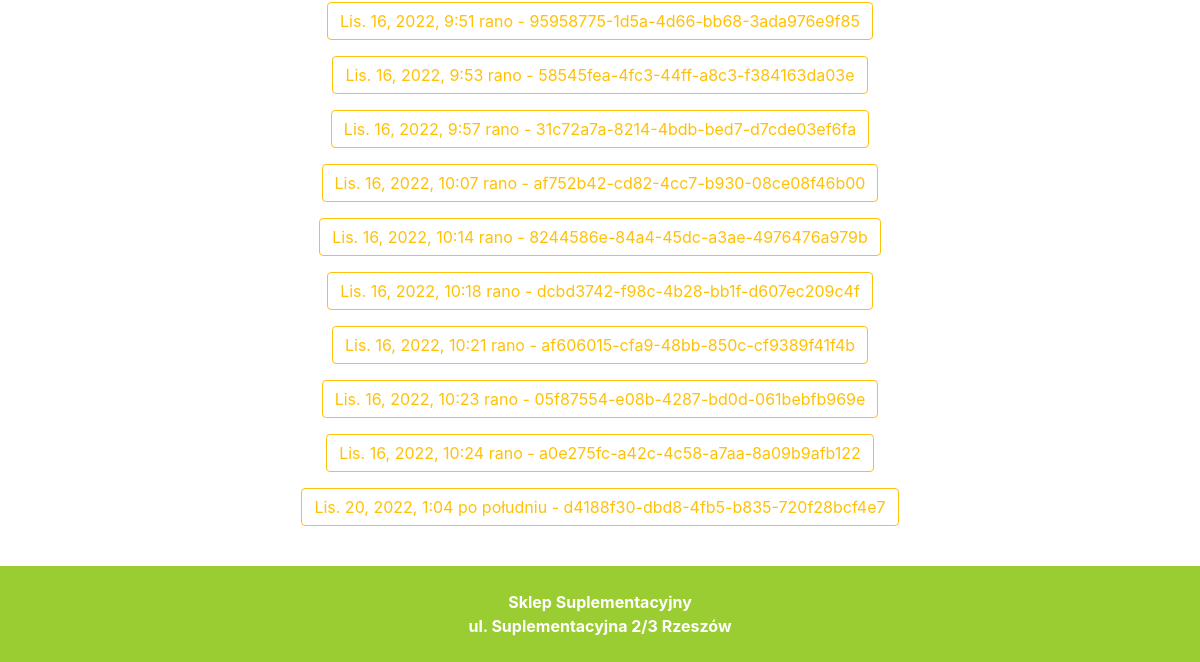
/historia_zamowien/ (signed in, lower part), run on an earlier commit of the app's database.
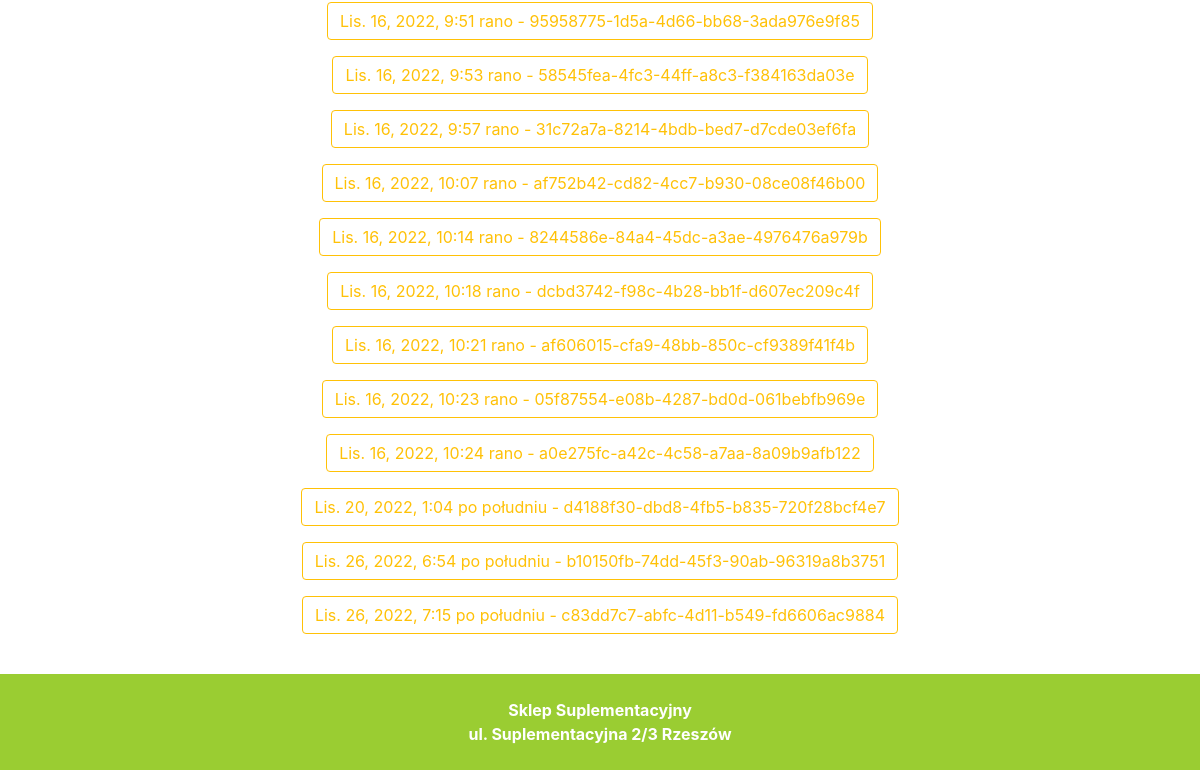
And on a later commit of the database.
### Main/models.py (models this page shows, shortened)
class Zamowienie(models.Model):
    id = models.UUIDField(default=uuid.uuid4, primary_key=True)
    imie = models.CharField(max_length=50)
    nazwisko = models.CharField(max_length=50)
    numer_telefonu = models.CharField(max_length=12)
    miasto = models.CharField(max_length=50)
    kod_pocztowy = models.CharField(max_length=50)
    koszyk = models.ForeignKey(Koszyk, on_delete=models.CASCADE, related_name='cart')
    zamowione = models.BooleanField(default=False)
    kwota = models.FloatField(default=100)
    data = models.DateTimeField(auto_now_add=True)
    zrealizowane = models.BooleanField(default=False)
    class Meta:
        verbose_name = "Zamówienie"
        verbose_name_plural = "Zamówienia"

### Main/views.py (the view)
# urls.py: path('historia_zamowien/', views.historia_zamowien, name="historia_zamowien"),
def historia_zamowien(request):
    orders = Zamowienie.objects.all()
    user_orders = []
    kategorie = Kategoria.objects.all()
    producenci = Producent.objects.all()
    logo = Foto.objects.get(nazwa="Logo")
    for order in orders:
        if order.koszyk.klient == request.user:
            user_orders.append(order)
    context = {"orders": user_orders, 'kategorie': kategorie, 'producenci': producenci, 'logo': logo}
    return render(request, 'historia_zamowien.html', context)

### Main/templates/historia_zamowien.html (shortened to what this page needs)
{% load static %}
<!DOCTYPE html>
<html lang="pl">
<head>
    {% load static %}
    <link rel="stylesheet" href="../../static/css/main.css">
    <link rel="stylesheet" href="{% static 'css/bootstrap.min.css' %}">
    <link rel="stylesheet" href="{% static 'css/bootstrap.css' %}">
    <link rel="stylesheet" href="https://cdn.jsdelivr.net/npm/bootstrap-icons@1.5.0/font/bootstrap-icons.css">
</head>
<body>
    <div class="row font-italic m-0">
        <div class="col-12 container- bg-transparent">
            <br><h3 class="font-italic">Historia zamówień</h3><br>
            {% if orders %}
                {% for order in orders %}
                    <p><a href="/historia_zamowien/{{ order.id }}" class="text-decoration-none">
                        <button type="button" class="btn btn-outline-warning">
                            {{ order.data }} - {{ order.id }}
                        </button>
                    </a></p>
                {% endfor %}
                <br><br><br><br><br>
            {% else %}
                <h4 class="font-italic text-info">Brak zamówień :(</h4>
            {% endif %}
        </div>
    </div>
    <div class="footer text-center fixed-bottom">
        <br>Sklep Suplementacyjny <br>
        ul. Suplementacyjna 2/3 Rzeszów<br><br>
    </div>
</body>
</html>

What changed in the data, as far as the page shows it:
added Zamowienie: data "Lis. 26, 2022, 6:54 po południu", id "b10150fb-74dd-45f3-90ab-96319a8b3751"
added Zamowienie: data "Lis. 26, 2022, 7:15 po południu", id "c83dd7c7-abfc-4d11-b549-fd6606ac9884"
